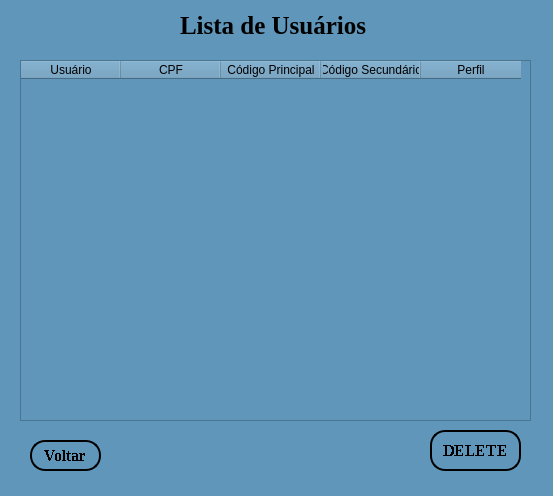
<?xml version="1.0" encoding="UTF-8"?>
<ui version="4.0">
 <class>MainWindow</class>
 <widget class="QMainWindow" name="MainWindow">
  <property name="geometry">
   <rect>
    <x>0</x>
    <y>0</y>
    <width>553</width>
    <height>496</height>
   </rect>
  </property>
  <property name="windowTitle">
   <string>Lista Usuários</string>
  </property>
  <property name="styleSheet">
   <string notr="true">background-color: rgb(96, 150, 186);</string>
  </property>
  <property name="toolButtonStyle">
   <enum>Qt::ToolButtonIconOnly</enum>
  </property>
  <property name="tabShape">
   <enum>QTabWidget::Rounded</enum>
  </property>
  <widget class="QWidget" name="centralwidget">
   <widget class="QLabel" name="label">
    <property name="geometry">
     <rect>
      <x>180</x>
      <y>10</y>
      <width>201</width>
      <height>31</height>
     </rect>
    </property>
    <property name="font">
     <font>
      <family>Times New Roman</family>
      <pointsize>19</pointsize>
      <weight>75</weight>
      <bold>true</bold>
     </font>
    </property>
    <property name="text">
     <string>Lista de Usuários</string>
    </property>
   </widget>
   <widget class="QTableWidget" name="tableWidget">
    <property name="enabled">
     <bool>true</bool>
    </property>
    <property name="geometry">
     <rect>
      <x>20</x>
      <y>60</y>
      <width>511</width>
      <height>361</height>
     </rect>
    </property>
    <property name="maximumSize">
     <size>
      <width>16777215</width>
      <height>361</height>
     </size>
    </property>
    <property name="font">
     <font>
      <family>Times New Roman</family>
      <pointsize>10</pointsize>
      <weight>75</weight>
      <bold>true</bold>
     </font>
    </property>
    <property name="autoFillBackground">
     <bool>false</bool>
    </property>
    <property name="styleSheet">
     <string notr="true">background-color: rgb(96, 150, 186);</string>
    </property>
    <property name="lineWidth">
     <number>1</number>
    </property>
    <property name="gridStyle">
     <enum>Qt::NoPen</enum>
    </property>
    <property name="cornerButtonEnabled">
     <bool>true</bool>
    </property>
    <column>
     <property name="text">
      <string>Usuário</string>
     </property>
    </column>
    <column>
     <property name="text">
      <string>CPF</string>
     </property>
    </column>
    <column>
     <property name="text">
      <string>Código Principal</string>
     </property>
    </column>
    <column>
     <property name="text">
      <string>Código Secundário</string>
     </property>
    </column>
    <column>
     <property name="text">
      <string>Perfil</string>
     </property>
    </column>
   </widget>
   <widget class="QPushButton" name="pushButton">
    <property name="geometry">
     <rect>
      <x>430</x>
      <y>430</y>
      <width>91</width>
      <height>41</height>
     </rect>
    </property>
    <property name="font">
     <font>
      <family>Times New Roman</family>
      <pointsize>12</pointsize>
      <weight>75</weight>
      <italic>false</italic>
      <bold>true</bold>
      <stylestrategy>NoAntialias</stylestrategy>
     </font>
    </property>
    <property name="styleSheet">
     <string notr="true">border-radius: 15px;
border-color: rgb(0, 0, 0);
border-style: outset;
border-width: 2px;
background-color: rgb(96, 150, 186);</string>
    </property>
    <property name="text">
     <string>DELETE</string>
    </property>
   </widget>
   <widget class="QPushButton" name="pushButton_2">
    <property name="geometry">
     <rect>
      <x>30</x>
      <y>440</y>
      <width>71</width>
      <height>31</height>
     </rect>
    </property>
    <property name="font">
     <font>
      <family>Times New Roman</family>
      <pointsize>12</pointsize>
      <weight>75</weight>
      <italic>false</italic>
      <bold>true</bold>
      <stylestrategy>NoAntialias</stylestrategy>
     </font>
    </property>
    <property name="styleSheet">
     <string notr="true">border-radius: 15px;
border-color: rgb(0, 0, 0);
border-style: outset;
border-width: 2px;
background-color: rgb(96, 150, 186);</string>
    </property>
    <property name="text">
     <string>Voltar</string>
    </property>
   </widget>
  </widget>
  <widget class="QStatusBar" name="statusbar"/>
 </widget>
 <resources/>
 <connections/>
</ui>
